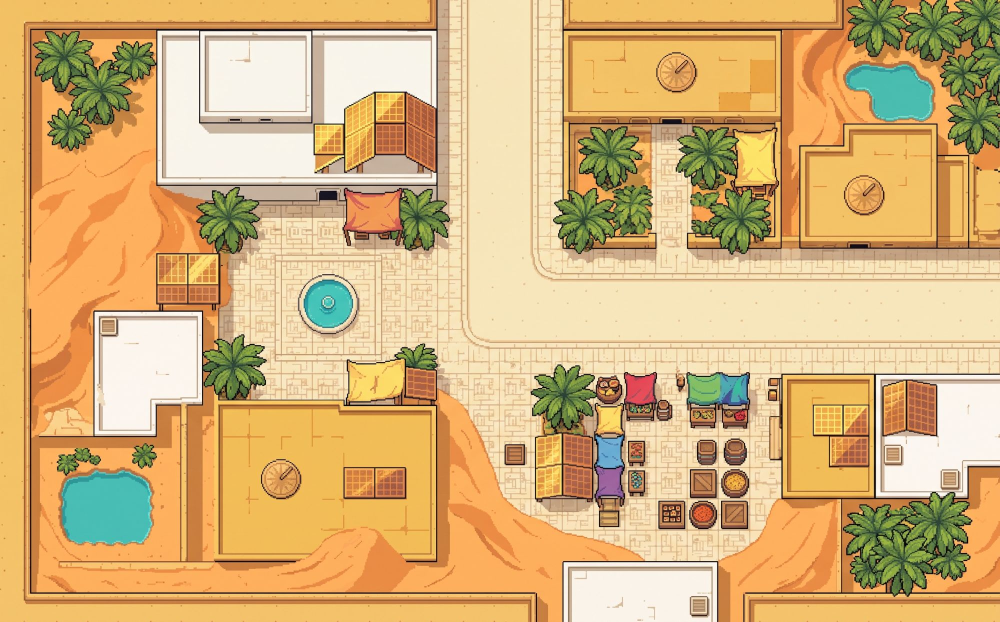
#> input picture assets/environment/solaris/src/corner-b.jpg, 2000 x 1244 px (shown at 1/2 size); its folder holds 4 pictures in this run
$ python build_solaris.py
#> lines starting #> are read from the running program, lines starting #| are printed output that depends on the picture; after the words box and inside, x2 and y2 are one past the last pixel; in counts of white or black regions, pixels touching at a corner belong together
### tools/plazas.py
"""Round 232: open squares beside the road, where chests, gear, points of interest, the merchant,
the Cardsmith and Nexus Waypoints stand in the tile worlds (assets/plazas.js reads them).

Each tile lists hand-checked spots (x, y at 800x500, in the painting as it sits in src/, after any
TURN) on open ground off the road: a paved square, a sand yard, a ruin's flagstones, a forest
clearing, a flat of storm rock. They were picked by eye over a grid, never on roofs, props, trees or
water. The builders open each spot up to the walk mask (a disc round it and a footpath straight to
the nearest road), so the hero can walk up to whatever stands there, and write each room's spots,
flipped with the room, into the world's data.

Tiles with no such ground (most of the Sky Isles' lanes, Chronospire's stand-ins) list nothing;
their items keep the old placement beside the road until new paintings come.
"""
import numpy as np
from scipy import ndimage as nd

PLAZAS = {
    'elaris': {  # Solaris
        'corner-s1': [(450, 145), (455, 55)],
        'corner-s2': [(612, 155), (615, 315), (318, 165)],
        'cross-s1': [(318, 165), (482, 335)],
        'dead-top-s1': [(292, 128), (528, 128)],
        'diag-corner-s1': [(300, 155), (278, 262)],
        'diag-t-b-s1': [(185, 322), (468, 322)],
        'diag-t-c-s1': [(528, 335), (300, 320), (452, 165)],
        'straight-s1': [(312, 165), (490, 335)],
        't-bottom-s1': [(312, 162), (487, 162), (470, 322)],
        't-right-s1': [(322, 170), (478, 165), (320, 425), (205, 250)],
    },
    'sky': {  # Round 235: the grey glass terraces (prepare_sky_tiles.TERRACES); older tiles: terraces and the plaza
        'corner-a': [(272, 247), (522, 338), (600, 338)],
        'corner-b': [(272, 247), (522, 338), (600, 338)],
        'cross-a': [(300, 140), (500, 140), (300, 320), (500, 320)],
        'dead-bottom-a': [(290, 110), (510, 110), (285, 262), (515, 262)],
        'dead-right-a': [(300, 145), (345, 318), (165, 320)],
        'diag-nw': [(272, 247)],
        'diag-se': [(272, 247)],
        'diag-sw-b': [(272, 247), (518, 250)],
        'straight-a': [(280, 70), (520, 70)],
        't-bottom-a': [(522, 162), (600, 162), (400, 390)],
    },
    'wilds': {  # Elaris: the old ruins' flagstones and the clearings beside the trail
        'corner-a': [(590, 125), (585, 360), (475, 135)],
        'cross-a': [(590, 125), (590, 360), (475, 130), (230, 395)],
        'dead-bottom-a': [(470, 355), (325, 390)],
        'dead-right-a': [(590, 125), (585, 360), (470, 140)],
        'diag-a': [(590, 125), (585, 360), (470, 135)],
        'diag-c': [(590, 125), (585, 360), (470, 135)],
        'diag-d': [(590, 125), (585, 360), (470, 140)],
        'diag-e': [(480, 135), (195, 140), (235, 395)],
        't-bottom-a': [(590, 125), (590, 360), (225, 395), (195, 135)],
        't-right-a': [(590, 125), (585, 360), (475, 135)],
        't-right-b': [(590, 125), (585, 360), (475, 135), (260, 245)],
    },
    'vespera': {  # flats of storm rock and sand beside the path, the old stone circle
        'corner-a': [(320, 160), (480, 300)],
        'corner-b': [(335, 170), (460, 300)],
        'cross-a': [(318, 150), (485, 150), (320, 330), (490, 320)],
        'cross-b': [(305, 150), (480, 150), (310, 325), (480, 330)],
        'dead-bottom-a': [(300, 300), (495, 300)],
        'dead-right-a': [(220, 250), (470, 150)],
        'diag-a': [(540, 245), (280, 180)],
        'diag-c': [(500, 140), (470, 350)],
        'diag-d': [(500, 140), (470, 350)],
        'diag-f': [(265, 255), (480, 350)],
        't-bottom-a': [(290, 345), (500, 350), (290, 175)],
        't-right-a': [(475, 135), (475, 340)],
        't-right-b': [(470, 130), (320, 335), (470, 340)],
    },
}
DISC = 30   # the open ground round a spot the hero may walk on (px)
PATH = 13   # half the footpath's width


def carve(world, name, m):
    """The walk mask m (800x500 bool) with each of the tile's spots opened up to the road."""
    spots = PLAZAS.get(world, {}).get(name)
    if not spots: return m
    out = m.copy(); yy, xx = np.mgrid[0:500, 0:800]
    _, (iy, ix) = nd.distance_transform_edt(~m, return_indices=True)
    for x, y in spots:
        out |= (xx - x) ** 2 + (yy - y) ** 2 <= DISC ** 2
        ty, tx = iy[y, x], ix[y, x]  # the nearest road
        d = np.array([tx - x, ty - y], float); L = max(np.hypot(*d), 1); d /= L
        t = np.clip((xx - x) * d[0] + (yy - y) * d[1], 0, L)
        out |= (xx - x - t * d[0]) ** 2 + (yy - y - t * d[1]) ** 2 <= PATH ** 2
    return out


def room_spots(world, name, fx, fy):
    """The tile's spots as they sit in a room that flips it."""
    return [[800 - x if fx else x, 500 - y if fy else y] for x, y in PLAZAS.get(world, {}).get(name, [])]

### tools/build_solaris.py
# Round 149: Solaris (world 2) is built from a small kit of room tiles that are flipped to fit
# each room, like Neon Aftermath's map but from far fewer paintings.
#   python3 tools/build_solaris.py
# 1. Source tiles (owner paintings) live in assets/environment/solaris/src/ (any size, 16:10).
#    Each is named by its road shape in its own orientation (see SHAPES). Missing shapes get a
#    placeholder cut from the real tiles until the painting arrives.
# 2. The 54-room layout is Neon Aftermath's, mirrored left-right. Every room is given a tile and
#    the flip that turns the tile's exits into the room's exits.
# 3. Streets are traced from each tile once and flipped per room into the world walk mask.
# Writes assets/environment/solaris/*.webp and assets/solaris-data.js.
import glob, json, os, re, hashlib
import numpy as np
from PIL import Image
from scipy import ndimage as nd
import sys
sys.path.insert(0, os.path.dirname(os.path.abspath(__file__)))
from plazas import carve, room_spots  # noqa: E402

SRC = 'assets/environment/solaris/src'
OUT = 'assets/environment/solaris'
# Tile name prefix -> the exits of the tile as painted.
SHAPES = {'corner': 'ne', 't-bottom': 'esw', 't-right': 'nes', 'cross': 'nesw', 'dead-bottom': 's', 'dead-right': 'e', 'dead-left': 'w', 'dead-top': 'n', 'straight': 'ns'}
FLIP_EXITS = {(0, 0): {}, (1, 0): {'e': 'w', 'w': 'e'}, (0, 1): {'n': 's', 's': 'n'}, (1, 1): {'e': 'w', 'w': 'e', 'n': 's', 's': 'n'}}
# Round 192: three corner rooms are cut so the map is less rectangular; the two rooms beside each
# cut are joined by a diagonal road across the gap. Their paintings live in src/diagonal/, named by
# shape: (straight exits as painted, diagonal as painted). Only side-to-side flips are used.
CUT = ['0,3', '8,3', '5,0']
DIAG_SRC = SRC + '/diagonal'
DSHAPES = {'diag-corner': ('es', 'ne'), 'diag-t-a': ('nes', 'sw'), 'diag-t-b': ('esw', 'nw'), 'diag-t-c': ('nes', 'nw')}
FLIP_DIAG = {(0, 0): {}, (1, 0): {'ne': 'nw', 'nw': 'ne', 'se': 'sw', 'sw': 'se'}}
# Round 228: the new look's tiles ('-s1', tools/prepare_solaris_tiles.py) are strictly top-down, so
# their diagonals may flip top-to-bottom too. They bring their own walk masks (src/masks/).
FLIP_DIAG_ALL = {**FLIP_DIAG, (0, 1): {'ne': 'se', 'se': 'ne', 'nw': 'sw', 'sw': 'nw'}, (1, 1): {'ne': 'sw', 'sw': 'ne', 'nw': 'se', 'se': 'nw'}}
def top_down(n): return bool(re.search(r'-s\d+$', n))  # '-s1', '-s2'...
MASK_SRC = SRC + '/masks'
# Round 228: the landmark rooms' paintings are in the old style; the new look uses its tiles there
# (the paintings are kept in unused assets/environment/solaris/).
USE_LANDMARKS = False
ROAD = np.array([247, 227, 175])


def load(path):
    im = Image.open(path).convert('RGB'); w = min(im.width, 2000)  # Round 228: the room is 800 wide; 2000 keeps detail without the weight
#> in load, im is the input picture: PIL image 2000x1244 RGB; mean R, G, B 213.5, 178.1, 122.2
    return im.resize((w, round(w * 5 / 8)), Image.LANCZOS)


# [20 lines left out: function placeholders, not called in this run]


# Round 164: landmark rooms. Each painting in src/landmarks/ is used for one room only. Their
# textured paving and sand plazas are beyond the colour tracer, so walk areas are drawn by hand:
# rectangles and polygons in 800x500 coordinates on the painting as delivered. The same goes for
# the straight tiles. LANDMARKS gives each landmark its room, exits as painted, and flip.
MANUAL = {
    'sol-relic-ember': {'shapes': [
        [(0, 224), (348, 224), (444, 318), (444, 424), (420, 424), (420, 500), (352, 500), (352, 332), (328, 296), (0, 296)],
        (444, 368, 640, 424), (592, 318, 640, 424), (484, 154, 748, 322), (600, 120, 650, 160)]},
    'sol-relic-crystal': {'shapes': [
        (300, 0, 376, 250), [(0, 218), (330, 218), (376, 190), (376, 288), (0, 288)],
        (376, 150, 540, 322), (300, 318, 352, 350), (250, 345, 400, 478)]},
    'sol-relic-lens': {'shapes': [
        (352, 296, 448, 500), (348, 196, 452, 300), (240, 152, 556, 202),
        (176, 12, 312, 160), (488, 12, 628, 160), (312, 112, 488, 160), (124, 276, 300, 448), (300, 300, 352, 440)]},
    'sol-boss': {'shapes': [
        (376, 0, 424, 90), [(280, 82), (496, 82), (580, 164), (580, 320), (536, 372), (260, 372), (200, 264), (200, 160)],
        (0, 208, 210, 268), (580, 90, 656, 260), (120, 72, 200, 208)]},
    'sol-relic-boots': {'shapes': [
        (376, 0, 432, 276), (376, 216, 800, 276), (168, 240, 560, 320), (168, 320, 236, 470), (460, 112, 680, 216)]},
    'dead-top': {'shapes': [  # road from the top into a turnaround circle; the sand alley below
        (376, 0, 436, 262), ('ellipse', (354, 248, 474, 368)), (282, 262, 356, 350),  # stops short
        (330, 360, 452, 440), (436, 212, 560, 300)]},                                   # of the edge
    'corner-c': {'shapes': [(374, 0, 426, 268), (374, 226, 800, 268)]},  # Round 191: brick paving the tracer cannot read
    'straight-a': {'shapes': [(366, 0, 434, 500), (82, 228, 712, 266)]},
    'straight-b': {'shapes': [(366, 0, 434, 500), (82, 228, 712, 266)]},
}
# Traced tiles whose round plazas the tracer misses: these shapes are added to the traced roads.
EXTRA = {
    'cross-a': [('ellipse', (328, 176, 472, 320))],  # sun-dial roundabout at the crossing
    'dead-left': [('ellipse', (448, 168, 604, 312))],  # round plaza at the end of the road
    'dead-top-b': [('ellipse', (362, 224, 438, 294))],  # Round 191: ring plaza at the end of the road
    't-bottom-c': [('ellipse', (374, 220, 426, 274))],  # Round 191: ring at the junction
}
MANUAL['sol-miniboss'] = MANUAL['sol-boss']  # same stronghold yard, painted twice
# room: (painting, exits as painted, flip x, flip y). Rooms are picked so most paintings need no
# top-to-bottom flip (that would turn their buildings upside down).
LANDMARKS = {
    '8,5': ('sol-boss', 'nw', 0, 0),
    '5,2': ('sol-miniboss', 'nw', 0, 0),
    '8,0': ('sol-relic-ember', 'sw', 0, 0),
    '0,2': ('sol-relic-boots', 'ne', 0, 0),
    '6,2': ('sol-relic-crystal', 'nw', 1, 0),
    '5,5': ('sol-relic-lens', 's', 0, 1),
}


# [24 lines left out: functions manual_mask, trace, not called in this run]


NAMES_A = ['Sunspire', 'Amber', 'Dune', 'Gilded', 'Mirage', 'Ember', 'Saffron', 'Halo', 'Glass', 'Copper', 'Solstice', 'Zenith', 'Cinder', 'Oasis', 'Brass', 'Radiant', 'Sandglass', 'Noon']
NAMES_B = ['Bazaar', 'Terrace', 'Court', 'Steps', 'Arcade', 'Gardens', 'Row', 'Plaza', 'Quarter', 'Wells', 'Yards', 'Causeway', 'Promenade', 'Market', 'Walk', 'Crossing', 'Arches', 'Lanes']
SPECIAL = {'0,0': 'Dawnfire Gate', '8,5': 'The Solar Crown', '5,2': 'Scrapwall Stronghold', '8,0': 'Temple of the Noon Bell',
           '0,2': 'Statue Garden', '6,2': 'Shattered Array', '5,5': 'Brass Observatory'}


def neon_layout():
    """Neon Aftermath's 54 rooms mirrored top-to-bottom: Solaris key (x, 9 - y). The start room
    lands on 0,0 (top-left) and the final boss on 8,5 (bottom-right), like the old Elaris."""
    s = open('index.html').read()
    city = {m.group(1): json.loads(m.group(2)) for m in re.finditer(r'^ "(\d+,\d+)":(\{.*\}),?$', s, re.M)}
    flip = {'n': 's', 's': 'n'}
    key_of = lambda k: (lambda cx, cy: f'{cx},{9 - cy}')(*map(int, k.split(',')))
    rooms, used = {}, set()
    for k, r in city.items():
        key = key_of(k)
        ex = {flip.get(d, d): key_of(v if isinstance(v, str) else v['to']) for d, v in r['exits'].items()}
        h = int(hashlib.md5(('sol' + key).encode()).hexdigest(), 16)
        name = SPECIAL.get(key)
        i = 0
        while not name or name in used:
            name = NAMES_A[(h + i * 7) % len(NAMES_A)] + ' ' + NAMES_B[(h // 31 + i * 11) % len(NAMES_B)]; i += 1
        used.add(name)
        x, y = map(int, key.split(','))
        rooms[key] = {'name': name, 'exits': ex, 'world': [x, y], **({'zone': r['zone']} if r.get('zone') else {}), **({'level': r['level'] + 9} if r.get('level') else {})}
    for c in CUT:
        a, b = rooms[c]['exits'].values()
        for k in (a, b): rooms[k]['exits'] = {d: t for d, t in rooms[k]['exits'].items() if t != c}
        (ax, ay), (bx, by) = map(int, a.split(',')), map(int, b.split(','))
        rooms[a]['exits'][('n' if by < ay else 's') + ('e' if bx > ax else 'w')] = b
        rooms[b]['exits'][('n' if ay < by else 's') + ('e' if ax > bx else 'w')] = a
        del rooms[c]
    # Levels climb with walking distance from the start (10 near the gate, 17 at the far edge,
    # 18 for the Solar Crown), so world 2's difficulty curve keeps its shape on the new map.
    dist, q = {'0,0': 0}, ['0,0']
    while q:
        k = q.pop(0)
        for t in rooms[k]['exits'].values():
            if t not in dist: dist[t] = dist[k] + 1; q.append(t)
    far = max(dist.values())
    for k, r in rooms.items():
        r.pop('zone', None); r.pop('level', None)
        if k == '0,0': continue
        lv = 18 if k == '8,5' else 10 + min(7, round(7 * (dist[k] - 1) / max(1, far - 2)))
        r['level'] = lv; r['zone'] = min(8, lv - 9)
    return rooms


def main():
    tiles = {os.path.splitext(os.path.basename(p))[0]: load(p) for p in sorted(glob.glob(SRC + '/*.*'))}
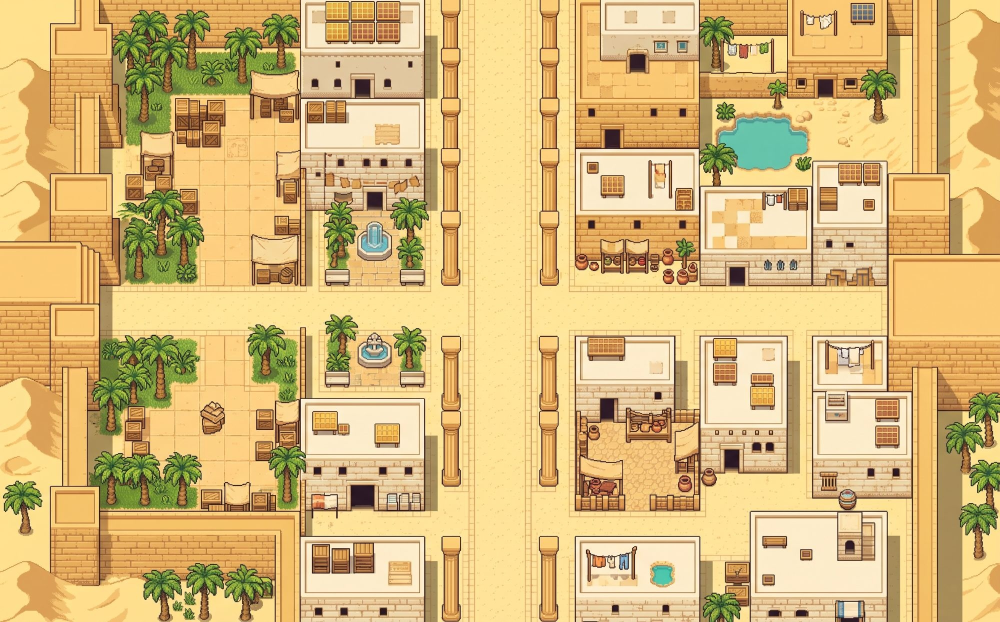
#> input picture assets/environment/solaris/src/straight-a.jpg, 2000 x 1244 px (shown at 1/2 size)
#> in load, im is the input picture: PIL image 2000x1244 RGB; mean R, G, B 215.4, 184.1, 121
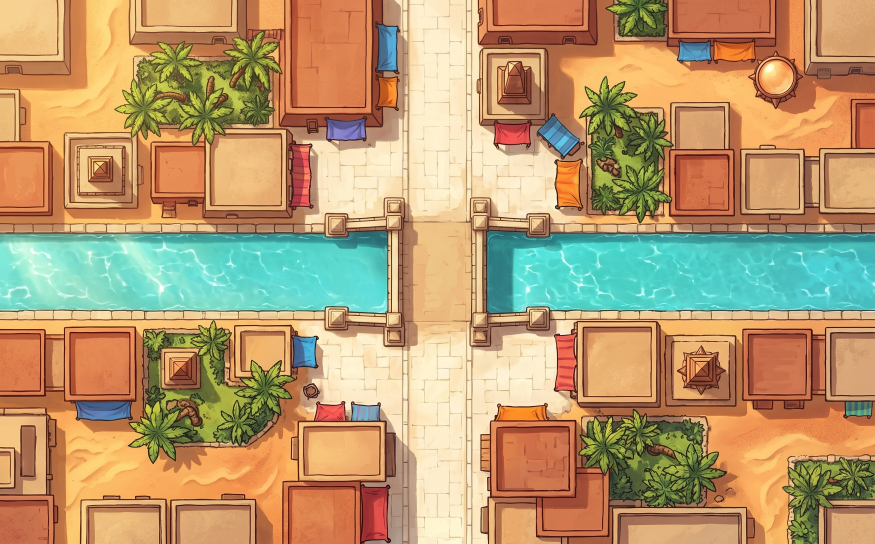
#> input picture assets/environment/solaris/src/straight-s1.jpg, 2624 x 1632 px (shown at 1/3 size)
#> in load, im is the input picture: PIL image 2624x1632 RGB; mean R, G, B 183.6, 154, 111.7
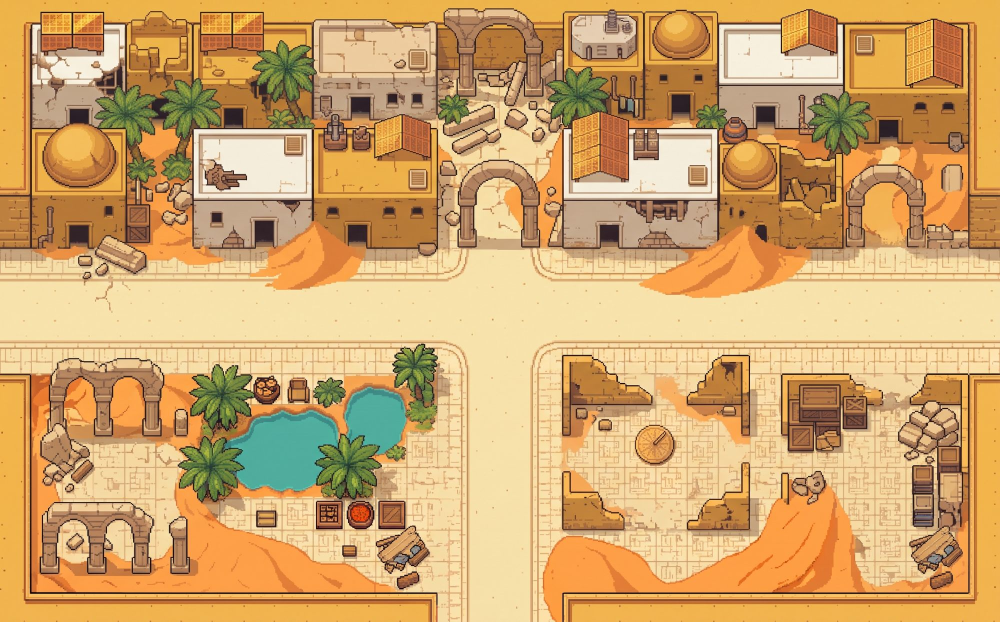
#> input picture assets/environment/solaris/src/t-bottom-a.jpg, 2000 x 1244 px (shown at 1/2 size)
#> in load, im is the input picture: PIL image 2000x1244 RGB; mean R, G, B 207.6, 165.8, 108.3
    if not any(top_down(n) for n in tiles): tiles.update(placeholders(tiles))  # Round 230: the new look uses real paintings only
    marks = {os.path.splitext(os.path.basename(p))[0]: load(p) for p in sorted(glob.glob(SRC + '/landmarks/*.*'))} if USE_LANDMARKS else {}
    shape_of = {n: next(s for s in sorted(SHAPES, key=len, reverse=True) if n.startswith(s)) for n in tiles}
#> shape_of = {'corner-b': 'corner', 'straight-a': 'straight', 'straight-s1': 'straight', 't-bottom-a': 't-bottom'}
    for n, im in {**tiles, **marks}.items(): im.save(f'{OUT}/{n}.webp', quality=88, method=6)
#> this loop made 4 passes
#> n on passes 1 to 4: 'corner-b', 'straight-a', 'straight-s1', 't-bottom-a'
    def own_mask(n):
#> called with n = 'corner-b'
        p = f'{MASK_SRC}/{n}.png'
        return np.asarray(Image.open(p).convert('L').resize((800, 500), Image.NEAREST)) > 127 if os.path.exists(p) else None
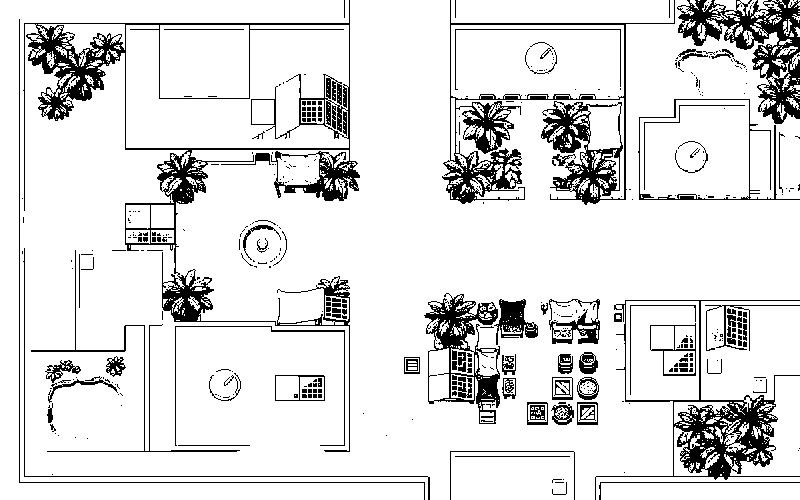
#> returned value: shape (500, 800) bool; 87.6% white; 492 black regions (385 under 20 px), largest, box (x1, y1, x2, y2) and area: (23, 0, 360, 452) 12268, (442, 0, 675, 205) 7978, (595, 300, 800, 500) 5321
    masks = {n: own_mask(n) if own_mask(n) is not None else manual_mask(MANUAL[n]) if n in MANUAL else trace(im, SHAPES[shape_of[n]]) for n, im in tiles.items()}
#> call 3 of own_mask, with n = 'straight-a'
#> in own_mask (call 3), `return np.asarray(Image.open(p).convert('L').resize((800, 500), Image...`:
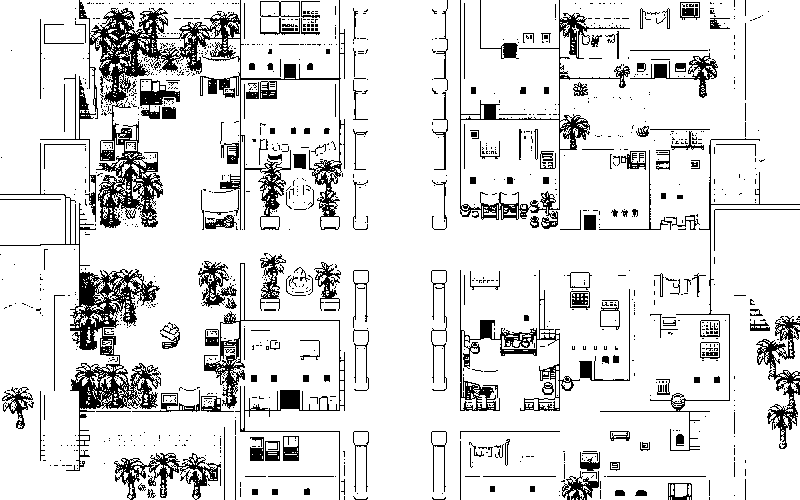
#> returned value: shape (500, 800) bool; 87.2% white; 1193 black regions (979 under 20 px), largest, box (x1, y1, x2, y2) and area: (79, 0, 345, 230) 10987, (0, 143, 161, 471) 6020, (460, 0, 630, 229) 3158
#> (the rest of the program and of its run is left out)
